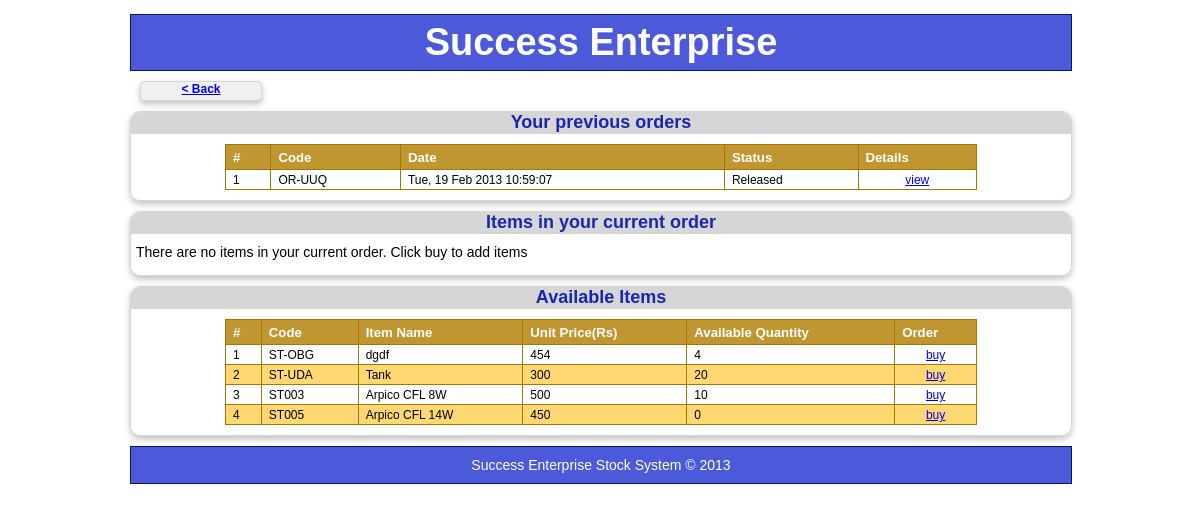
Screenshot of /customer/cus_orders.php (signed in) with the database file from the repository.
### tables this page shows
CREATE TABLE IF NOT EXISTS `orders` (
  `OrderID` varchar(6) NOT NULL,
  `UserName` varchar(60) NOT NULL,
  `OrderStatus` varchar(12) NOT NULL,
  `OrderDate` bigint(20) NOT NULL,
  `ReleaseDate` int(11) DEFAULT NULL,
  PRIMARY KEY (`OrderID`)
);

CREATE TABLE IF NOT EXISTS `stock` (
  `ItemID` varchar(6) NOT NULL,
  `ItemName` varchar(60) NOT NULL,
  `HS_Price` int(11) NOT NULL,
  `RT_Price` int(11) NOT NULL,
  `Quantity` int(11) NOT NULL,
  PRIMARY KEY (`ItemID`)
);

### lib/mysql.php (called while the page is built, shortened)
<?php
	function ExecuteSQL($sql){
		return mysql_query($sql);
	}
?>

### customer/cus_helper.php (the view, shortened to what this page needs)
<?php
function IsItemAdded($code){
	for($x=0;$x<$_SESSION['ItemCount'];$x++){
		if($_SESSION["'" . $x . "'"][0]==$code)
			return true;
	}
	return false;
}
function CurrentOrder($styleid){
	echo "<p id='cur_order_para'>There are no items in your current order. Click buy to add items</p>";
	return;
}
function OrderHistory($styleid){
try{
	include_once('../lib/mysql.php');
	$con = OpenConnection();
	$sql = "SELECT * FROM orders WHERE UserName='" .  $_SESSION['user_name'] . "' ORDER BY 'OrderDate' ASC";
	$result = ExecuteSQL($sql);
	$b = false;
	$n = 1;
	TabelHeader($styleid,array('#','Code','Date','Status','Details'));
	while($row = mysql_fetch_array($result))
	{
		ZeebraStripes($b,$n,'alt');
		echo "<td>" . $row['OrderID'] . "</td><td>" .
			substr(date('r',$row['OrderDate']), 0, 25) . "</td><td>" .
			$row["OrderStatus"] . "</td><td align='center'><a href='order_details.php?code=" . $row['OrderID'] . "'>view</a></td></tr>";
	}
	echo "</table>";
}catch(Exception $e){mysql_close($con);SQLErrorPage();}
}
function DisplayStock($styleid){
try{
	include_once('../lib/mysql.php');
	$con = OpenConnection();
	$sql = "SELECT * FROM stock";
	$result = ExecuteSQL($sql);
	$b = false;
	$n = 1;
	while($row = mysql_fetch_array($result))
	{
		ZeebraStripes($b,$n,'alt');
		echo "<td>" . $row['ItemID'] . "</td><td>" .
			$row['ItemName'] . "</td><td>" .
			$row["RT_Price"] . "</td><td>" .
			$row["Quantity"] . "</td>";
		if(IsItemAdded($row['ItemID']))
			echo "<td align='center'><img src='../img/tick.png'/></td></tr>";
		else
			echo "<td align='center'><a href='add_remove_item.php?flag=0&id=" . $row['ItemID'] . "'>buy</a></td></tr>";
	}
	echo "</table>";
}catch(Exception $e){mysql_close($con);SQLErrorPage();}
}
?>

### lib/feeder.php (shortened to what this page needs)
<?php
function PageHeading($title){
	echo "<div id='header_footer'><h1>Success Enterprise<h1></div>";
}
function BackButton($title,$target){
	echo "<div id='buttom_div'><a href='$target'>$title</a></div>";
}
function Footer(){
	echo "<div id='header_footer'><p>Success Enterprise Stock System &#xA9; 2013</p></div>";
}
function ZeebraStripes(&$b,&$n,$styleid){
	if($b)
		echo "<tr class='$styleid'><td>" . $n++ . "</td>";
	else
		echo "<tr><td>" . $n++ . "</td>";
}
function TabelHeader($styleid,$headers){
	echo "<table id='$styleid' border=1><tr>";
	foreach ($headers as $i => $value)
		echo "<th>$value</th>";
	echo "</tr>";
}
function Head_Section(){
	$prefix = $_SESSION['pre_fix'];
	echo "<!DOCTYPE html>";
    echo "<html lang='en' xml:lang='en' xmlns='http://www.w3.org/1999/xhtml'>";
    echo "<head>";
    echo "<link rel='stylesheet' type='text/css' href='" . $prefix . "css/main.css'>";
    echo "<link rel='stylesheet' type='text/css' href='" . $prefix . "css/nav.css'>";
    echo "<link rel='stylesheet' type='text/css' href='" . $prefix . "css/data_tables.css'>";
	echo "</head>";
}
?>

### css/main.css (style rules this page uses)
* { padding:0; margin:0; }
body { font-family: Arial, Helvetica, sans-serif; font-size: 12px; font-style: normal; font-variant: normal; }
h1 { font-size: 16px; margin-top:6px; margin-bottom:6px; }
p { font-size: 14px; }
#header_footer { margin-top:10px; width:940px; background-color:#4C59D8; text-align: center; border:solid #081272; border-width:1px; color:#ffffff; }
#header_footer h1 { font-size: 38px; font-weight: bold; }
#header_footer p { margin:10px; }
#buttom_div { background-color:#f0f0f0; width: 120px; height:18px; margin:10px; border:solid #d6d6d6; border-width: 1px; -webkit-box-shadow: 0 3px 6px rgba(0,0,0,.25); -moz-box-shadow: 0 3px 6px rgba(0,0,0,.25); border-radius : 4px; -moz-border-radius : 4px; -webkit-border-radius : 4px; font-weight: bold; text-align:center; }
#cur_order_para { margin:5px; }

### css/data_tables.css (style rules this page uses)
#customers { width:80%; margin:auto; margin-top:10; margin-bottom:10; border-collapse:collapse; }
#customers td, #customers th { font-size:1em; border:1px solid #A67600; padding:3px 7px 2px 7px; }
#customers th { font-size:1.1em; text-align:left; padding-top:5px; padding-bottom:4px; background-color:#BF9630; color:#ffffff; }
#customers tr.alt td { background-color:#FFD773; }

### rows the page displays
orders: n "1", OrderID "OR-UUQ", OrderDate "Tue, 19 Feb 2013 10:59:07", OrderStatus "Released"
stock: n "1", ItemID "ST-OBG", ItemName "dgdf", RT_Price "454", Quantity "4"
stock: n "2", ItemID "ST-UDA", ItemName "Tank", RT_Price "300", Quantity "20"
stock: n "3", ItemID "ST003", ItemName "Arpico CFL 8W", RT_Price "500", Quantity "10"
stock: n "4", ItemID "ST005", ItemName "Arpico CFL 14W", RT_Price "450", Quantity "0"

### other values shown
$title "< Back"
$value "#"
$value "Code"
$value "Date"
$value "Status"
$value "Details"
$value "Item Name"
$value "Unit Price(Rs)"
$value "Available Quantity"
$value "Order"
